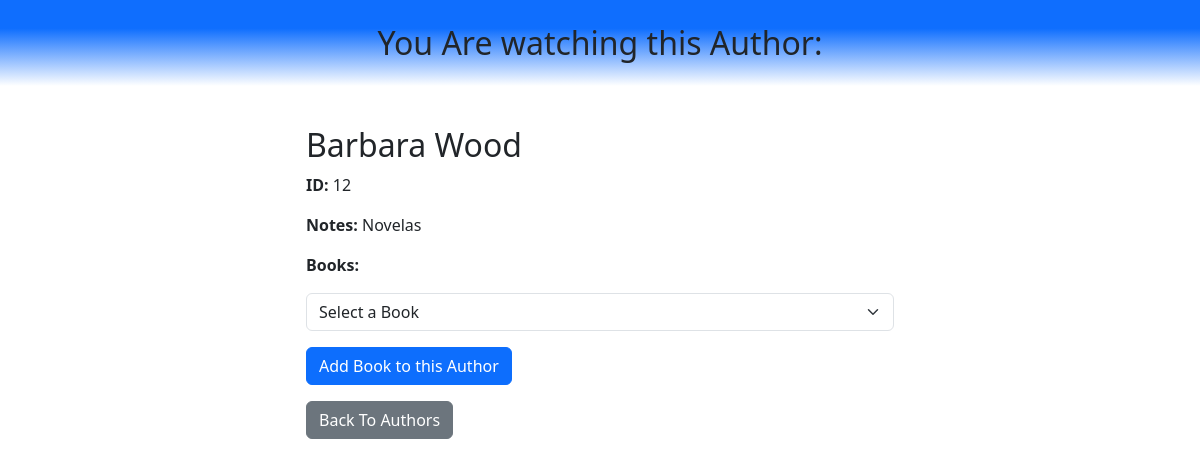
Page /author/12 on the earlier database version.
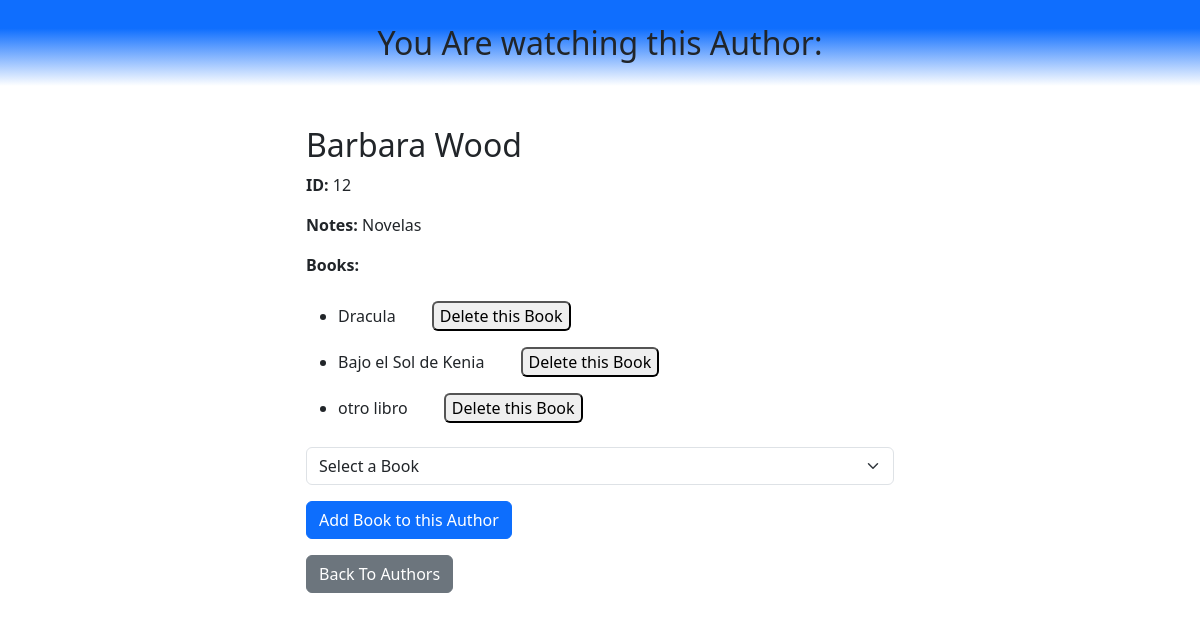
Same page on the later database version.
### books_authors_app/models.py (models this page shows, shortened)
class Book(models.Model):
    title=models.CharField(max_length=255)
    desc=models.TextField()
    created_at=models.DateTimeField(auto_now_add=True)
    updated_at=models.DateTimeField(auto_now=True)

### books_authors_app/views.py (the view)
# urls.py: path("author/<int:authorId>", views.showAuthor),
def showAuthor(request, authorId):
    thisAuthor=Author.objects.get(id=authorId) #traigo el objeto por el id recibido en la url
    name=thisAuthor.first_name
    lastName=thisAuthor.last_name
    notes=thisAuthor.notes
    authorBooks=thisAuthor.books.all() #traigo los libros de este autor
    allBooks=Book.objects.all()#traigo todos los autores (para el menu desplegable)
    context={
        "authorId":authorId,
        "name":name,
        "lastName":lastName,
        "notes":notes,
        "authorBooks":authorBooks,
        "allBooks":allBooks
    }
    if request.method=='POST':
        chosenBook=request.POST["chooseBook"]
        thisAuthor.books.add(chosenBook) #agrego un libro a este autor
    return render(request,"oneauthor.html", context)

### books_authors_app/templates/oneauthor.html (shortened to what this page needs)
<!DOCTYPE html>
<html lang="en">
<head>
    {% load django_bootstrap5 %}
    {% bootstrap_css %}
    {% load static %}
    <link rel="stylesheet" href="{% static 'styles.css' %}">
</head>
<body>
    <h2 class="text-center mb-3 blue-bg-gd p-4">You Are watching this Author:</h2>
    <div class="row">
        <div class="container col-6 my-4">
            <h2>{{name}} {{lastName}}</h2>
            <p><strong>ID: </strong>{{authorId}}</p>
            <p><strong>Notes: </strong>{{notes}}</p>
            <p><strong>Books:</strong>
                <ul>
                    {% for book in authorBooks %}
                        <li>{{book.title}}
                            <form action="deleteBook/{{book.id}}" method="POST" style="display:inline-block;" class="mx-4">
                                <input type="submit" value="Delete this Book" class="btn-danger m-2 rounded-2"></input>
                            </form>
                        </li>
                    {% endfor %}
                </ul>
            </p>
            <form action="{{bookId}}" method="POST">
                <select name="chooseBook" class="form-select" aria-label="Default select example">
                    <option selected>Select a Book</option>
                </select>
                <button type="submit" class="btn btn-primary my-3">Add Book to this Author</button>
            </form>
            <form action="/authors">
                <button type="submit" class="btn btn-secondary">Back To Authors</button>
            </form>
        </div>
    </div>
</body>
</html>

Differences in the rows shown:
now on this page (row unchanged): Book: title "Dracula"
now on this page (row unchanged): Book: title "Bajo el Sol de Kenia"
added Book: title "otro libro"
